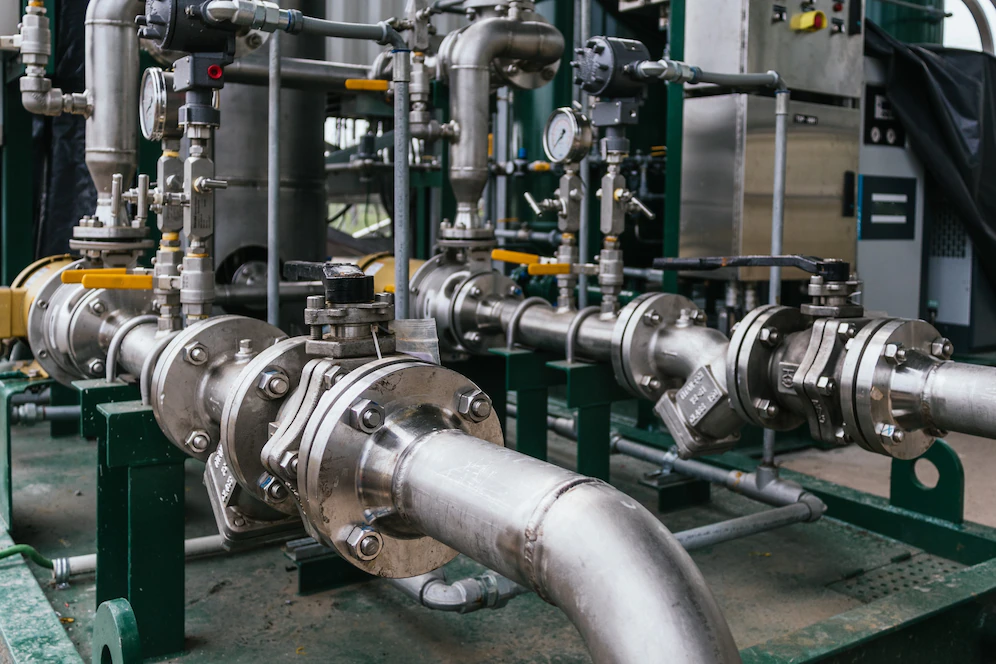
#> input picture moedorCilindrico.png, 996 x 664 px
$ python 'OpenCV Code04.py'
#> lines starting #> are read from the running program, lines starting #| are printed output that depends on the picture
import cv2

# Create an ORB descriptor
orb = cv2.ORB_create()


# Read the image

arquivo1 = "moedorCilindrico.png"
arquivo2 = "parafusoMaior.png"

img1 = cv2.imread(arquivo1, 0)
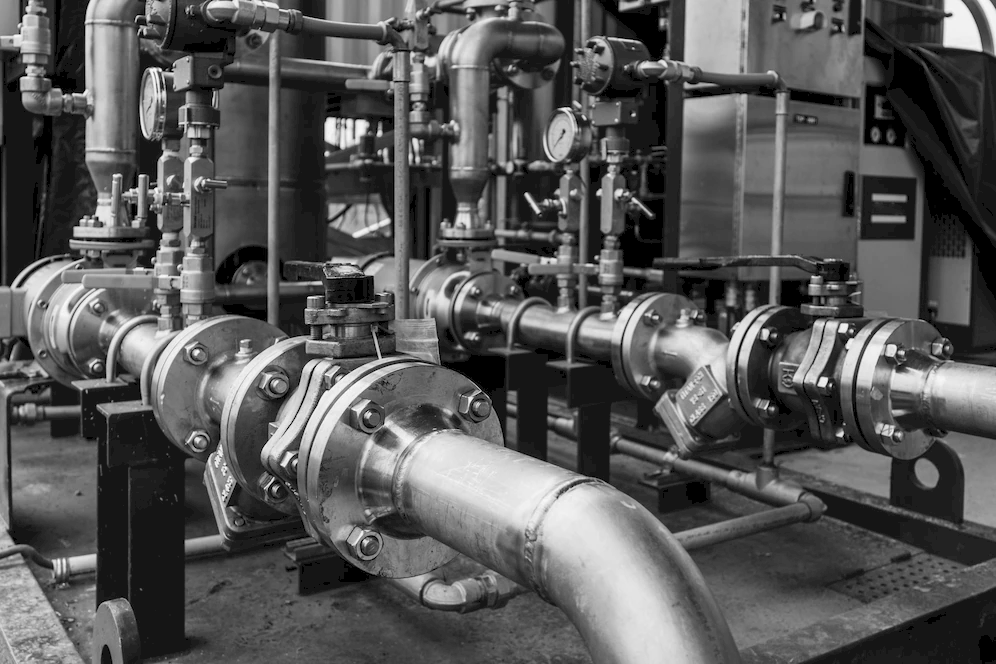
#> img1: shape (664, 996); min 0, max 255, mean 87.1
img2 = cv2.imread(arquivo2, 0)
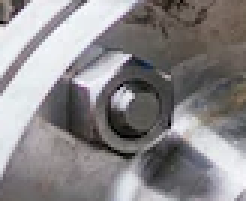
#> input picture parafusoMaior.png, 82 x 67 px (shown 3 times larger)
#> img2: shape (67, 82); min 0, max 250, mean 135.8

# Check if the image is already grayscale
if len(img2.shape) == 2:
    # The image is already grayscale, no need to convert
    gray = img2
else:
    # Convert the image to grayscale
    gray = cv2.cvtColor(img2, cv2.COLOR_BGR2GRAY)

# Show the grayscale image
cv2.imshow("Grayscale image", gray)
cv2.waitKey(0)
cv2.destroyAllWindows()

# Save the grayscale image to a file
cv2.imwrite("gray_template_"+arquivo2, gray)

img2 = gray

print(img1.shape)
#| (664, 996)
print(img2.shape)
#| (67, 82)

# find the keypoints and descriptors with ORB
kp1, des1 = orb.detectAndCompute(img1,None)
#> kp1 = 500 keypoints; strongest (x, y, size): (826, 379, 37.2), (160, 69, 31), (308, 297, 31), (820, 383, 37.2)
kp2, des2 = orb.detectAndCompute(img2,None)
#> kp2 = 5 keypoints; (x, y, size): (43, 32, 31), (38, 33, 31), (41, 35, 31), (31, 33, 31), (49, 31, 31)

# create BFMatcher object
bf = cv2.BFMatcher(cv2.NORM_HAMMING, crossCheck=True)

print(kp1)
#> (printed output is left out)
print(des1)
print(kp2)
print(des2)

# Match descriptors.
matches = bf.match(des1,des2)
#> matches = 5 matches

# Sort them in the order of their distance.
matches = sorted(matches, key = lambda x:x.distance)

# Draw first 10 matches.
img3 = cv2.drawMatches(img1,kp1,img2,kp2,matches[:10], None, flags=2)
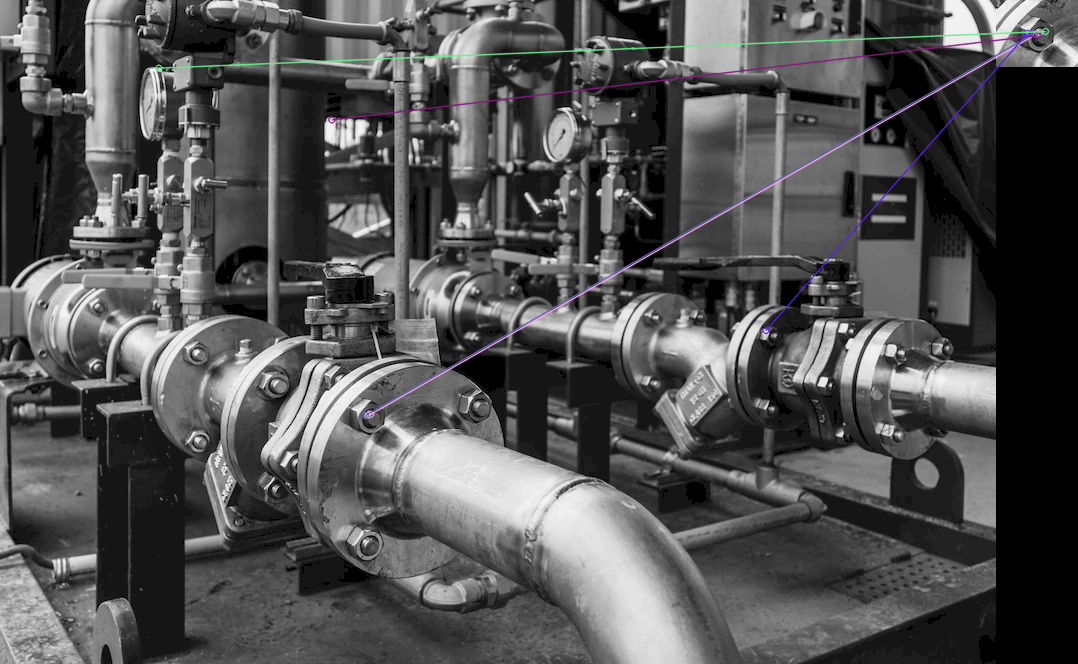
#> img3: shape (664, 1078, 3); mean of channels 0, 1, 2 82.2, 81.8, 81.9; drawn as B, G, R

# Show the image
cv2.imshow("Detected object", img3)
cv2.waitKey(0)
cv2.destroyAllWindows()
